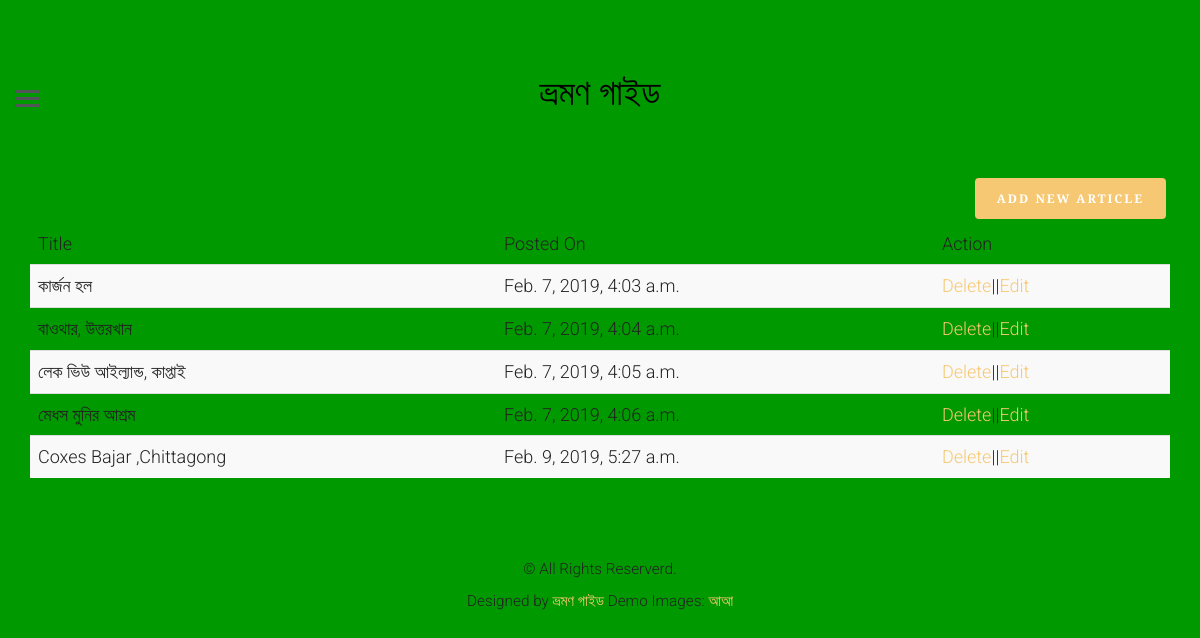
Screenshot of /profile (signed in) with the database file from the repository.
### blogapp/models.py (models this page shows, shortened)
class article(models.Model):
    article_author = models.ForeignKey(author, on_delete=models.CASCADE)
    title = models.CharField(max_length=200)
    body = models.TextField()
    image = models.FileField()
    posted_on = models.DateTimeField(auto_now=False, auto_now_add=True)
    updated_on = models.DateTimeField(auto_now=True, auto_now_add=False)
    category = models.ForeignKey(category, on_delete=models.CASCADE)

### blogapp/views.py (the view, shortened to what this page needs)
# urls.py: path('profile', views.getProfile, name="profile"),
def getProfile(request):
    if request.user.is_authenticated:
        user = get_object_or_404(User, id=request.user.id)
        author_profile = author.objects.filter(name=user.id)
        if author_profile:
            authorUser = get_object_or_404(author, name=request.user.id)
            post = article.objects.filter(article_author=authorUser.id)
            return render(request, 'logged_in_profile.html', {"post": post, "user": authorUser})
    else:
        return redirect('blog:login')

### templates/logged_in_profile.html (shortened to what this page needs)
{% extends 'base.html' %}
{% block content %}
    <div class="container">
        <a href="{% url 'blog:create' %}" class="btn btn-primary pull pull-right">Add new article</a>
    <table class="table table-striped">
        <thead>
        <tr>
            <td>Title</td>
            <td>Posted On</td>
            <td>Action</td>
        </tr>
        </thead>
        <tbody>
        {% for p in post %}
            <tr>
                <td>{{ p.title }}</td>
                <td>{{ p.posted_on }}</td>
                <td><a href="{% url 'blog:delete' pid=p.id %}">Delete</a>||<a href="{% url 'blog:update' pid=p.id %}">Edit</a></td>
            </tr>
        {% endfor %}
        </tbody>
</table>
    </div>
{% endblock %}

### templates/base.html (shortened to what this page needs)
<!DOCTYPE html>
 <html class="no-js">
	<head>
        {% load static %}
	<link rel="stylesheet" href="{% static 'css/animate.css' %}">
	<link rel="stylesheet" href="{% static 'css/icomoon.css' %}">
	<link rel="stylesheet" href="{% static 'css/bootstrap.css' %}">
	<link rel="stylesheet" href="{% static 'css/style.css' %}">
	</head>
	<body>
	<header id="fh5co-header">
		<div class="container-fluid">
			<div class="row">
				<a href="#" class="js-fh5co-nav-toggle fh5co-nav-toggle"><i></i></a>
				<div class="col-lg-12 col-md-12 text-center">
					<h1 id="fh5co-logo"><a href="{% url 'blog:index' %}">ভ্রমণ গাইড</a></h1>
				</div>
			</div>
		</div>
	</header>
    <div class="container-fluid">
		<div class="row fh5co-post-entry">
    {% block content %}
    {% endblock %}
        </div>
    </div>
	<footer id="fh5co-footer">
		<p><small>&copy;  All Rights Reserverd. <br> Designed by <a href="#" target="_blank">ভ্রমণ গাইড</a>  Demo Images: <a href="#" target="_blank">আআ</a></small></p>
	</footer>
	</body>
</html>

### blogapp/static/css/style.css (style rules this page uses)
html { background: #fff; }
body { font-family: "Roboto", arial, sans-serif; font-size: 18px; font-weight: 300; line-height: 1.8; color: #222; background:#009900; }
a { color: #f7c873; -webkit-transition: 0.5s; -o-transition: 0.5s; transition: 0.5s; }
h1, h2, h3, h4, h5, h6 { font-family: "Playfair Display", times, serif; color: #000; }
p { margin-bottom: 30px; }
.btn { margin-right: 4px; margin-bottom: 4px; font-family: "Playfair Display", times, serif; font-size: 12px; letter-spacing: 2px; text-transform: uppercase; font-weight: 700; -webkit-border-radius: 4px; -moz-border-radius: 4px; -ms-border-radius: 4px; border-radius: 4px; -webkit-transition: 0.5s; -o-transition: 0.5s; transition: 0.5s; }
.btn-primary { background: #f7c873; color: #fff; border: 2px solid #f7c873; }
#fh5co-header { padding: 3em 3em; float: left; width: 100%; }
@media screen and (max-width: 1200px) { #fh5co-header { padding-left: 15px; padding-right: 15px; } }
#fh5co-header .fh5co-nav-toggle { position: absolute; top: 4.2em; left: 3em; z-index: 99; }
@media screen and (max-width: 1200px) { #fh5co-header .fh5co-nav-toggle { top: 4em; left: 15px; } }
#fh5co-header #fh5co-logo { text-align: center; }
#fh5co-header #fh5co-logo a { color: #000; }
#fh5co-footer { padding: 3em 0; text-align: center; }
.fh5co-nav-toggle { width: 25px; height: 25px; cursor: pointer; text-decoration: none; }
.fh5co-nav-toggle i { position: relative; display: -moz-inline-stack; display: inline-block; zoom: 1; *display: inline; width: 25px; height: 3px; color: #535659; font: bold 14px/.4 Helvetica; text-transform: uppercase; text-indent: -55px; background: #535659; transition: all .2s ease-out; }
.fh5co-nav-toggle i::before, .fh5co-nav-toggle i::after { content: ''; width: 25px; height: 3px; background: #535659; position: absolute; left: 0; -webkit-transition: 0.2s; -o-transition: 0.2s; transition: 0.2s; }
.fh5co-nav-toggle i::before { top: -7px; }
.fh5co-nav-toggle i::after { bottom: -7px; }
.fh5co-nav-toggle { position: absolute; top: 18px; left: 0; z-index: 21; padding: 6px 0 0 0; display: block; margin: 0 auto; display: block; height: 44px; width: 25px; border-bottom: none !important; }

### rows the page displays
article: title "কার্জন হল", posted_on "Feb. 7, 2019, 4:03 a.m."
article: title "বাওথার, উত্তরখান", posted_on "Feb. 7, 2019, 4:04 a.m."
article: title "লেক ভিউ আইল্যান্ড, কাপ্তাই", posted_on "Feb. 7, 2019, 4:05 a.m."
article: title "মেধস মুনির আশ্রম", posted_on "Feb. 7, 2019, 4:06 a.m."
article: title "Coxes Bajar ,Chittagong", posted_on "Feb. 9, 2019, 5:27 a.m."
